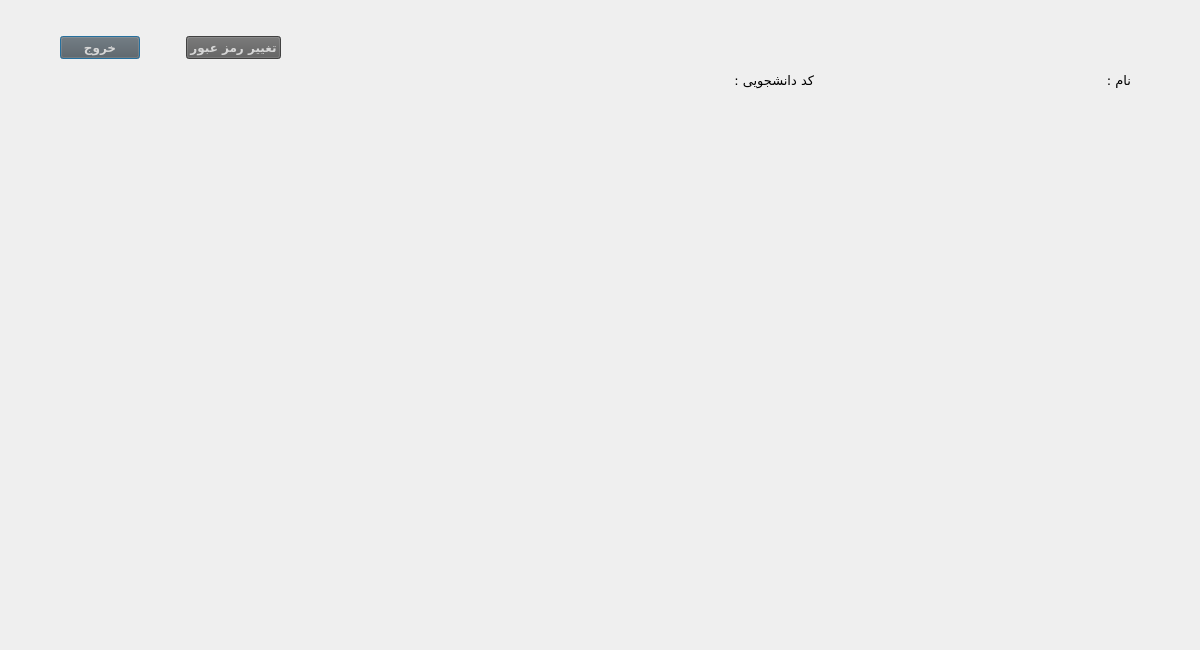
<?xml version="1.0" encoding="UTF-8"?>
<ui version="4.0">
 <class>studentmaindialog</class>
 <widget class="QDialog" name="studentmaindialog">
  <property name="geometry">
   <rect>
    <x>0</x>
    <y>0</y>
    <width>1200</width>
    <height>650</height>
   </rect>
  </property>
  <property name="windowTitle">
   <string>Dialog</string>
  </property>
  <widget class="QWidget" name="layoutWidget">
   <property name="geometry">
    <rect>
     <x>720</x>
     <y>60</y>
     <width>411</width>
     <height>40</height>
    </rect>
   </property>
   <layout class="QHBoxLayout" name="horizontalLayout_6">
    <item>
     <layout class="QHBoxLayout" name="horizontalLayout_5">
      <item>
       <widget class="QLabel" name="label_employeeCode">
        <property name="font">
         <font>
          <family>B Roya</family>
          <pointsize>10</pointsize>
          <weight>50</weight>
          <bold>false</bold>
         </font>
        </property>
        <property name="text">
         <string/>
        </property>
       </widget>
      </item>
      <item>
       <widget class="QLabel" name="label_3">
        <property name="font">
         <font>
          <family>B Titr</family>
          <pointsize>10</pointsize>
         </font>
        </property>
        <property name="text">
         <string>کد دانشجویی :</string>
        </property>
       </widget>
      </item>
     </layout>
    </item>
    <item>
     <spacer name="horizontalSpacer">
      <property name="orientation">
       <enum>Qt::Horizontal</enum>
      </property>
      <property name="sizeHint" stdset="0">
       <size>
        <width>40</width>
        <height>20</height>
       </size>
      </property>
     </spacer>
    </item>
    <item>
     <layout class="QHBoxLayout" name="horizontalLayout_4">
      <item>
       <widget class="QLabel" name="label_name">
        <property name="font">
         <font>
          <family>B Roya</family>
          <pointsize>10</pointsize>
          <weight>50</weight>
          <bold>false</bold>
         </font>
        </property>
        <property name="text">
         <string/>
        </property>
       </widget>
      </item>
      <item>
       <widget class="QLabel" name="label">
        <property name="font">
         <font>
          <family>B Titr</family>
          <pointsize>10</pointsize>
         </font>
        </property>
        <property name="text">
         <string>نام :</string>
        </property>
       </widget>
      </item>
     </layout>
    </item>
   </layout>
  </widget>
  <widget class="QWidget" name="layoutWidget_2">
   <property name="geometry">
    <rect>
     <x>60</x>
     <y>30</y>
     <width>221</width>
     <height>35</height>
    </rect>
   </property>
   <layout class="QHBoxLayout" name="horizontalLayout_2">
    <item>
     <widget class="QPushButton" name="pushButton_exit">
      <property name="font">
       <font>
        <family>B Nazanin</family>
        <pointsize>9</pointsize>
        <weight>75</weight>
        <bold>true</bold>
       </font>
      </property>
      <property name="styleSheet">
       <string notr="true">background-color: rgb(91, 91, 91);
color: rgb(214, 214, 214);</string>
      </property>
      <property name="text">
       <string>خروج</string>
      </property>
     </widget>
    </item>
    <item>
     <spacer name="horizontalSpacer_12">
      <property name="orientation">
       <enum>Qt::Horizontal</enum>
      </property>
      <property name="sizeHint" stdset="0">
       <size>
        <width>40</width>
        <height>20</height>
       </size>
      </property>
     </spacer>
    </item>
    <item>
     <widget class="QPushButton" name="pushButton_setting">
      <property name="font">
       <font>
        <family>B Nazanin</family>
        <pointsize>9</pointsize>
        <weight>75</weight>
        <bold>true</bold>
       </font>
      </property>
      <property name="styleSheet">
       <string notr="true">background-color: rgb(91, 91, 91);
color: rgb(214, 214, 214);</string>
      </property>
      <property name="text">
       <string>تغییر رمز عبور</string>
      </property>
     </widget>
    </item>
   </layout>
  </widget>
 </widget>
 <resources/>
 <connections/>
</ui>
